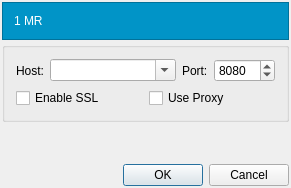
<?xml version="1.0" encoding="UTF-8"?>
<ui version="4.0">
 <class>HostEditor</class>
 <widget class="QDialog" name="HostEditor">
  <property name="geometry">
   <rect>
    <x>0</x>
    <y>0</y>
    <width>291</width>
    <height>188</height>
   </rect>
  </property>
  <property name="windowTitle">
   <string>Host Attributes</string>
  </property>
  <layout class="QVBoxLayout" name="verticalLayout_3">
   <property name="spacing">
    <number>2</number>
   </property>
   <property name="leftMargin">
    <number>2</number>
   </property>
   <property name="topMargin">
    <number>2</number>
   </property>
   <property name="rightMargin">
    <number>2</number>
   </property>
   <property name="bottomMargin">
    <number>2</number>
   </property>
   <item>
    <widget class="QFrame" name="frame">
     <property name="styleSheet">
      <string notr="true">background-color:rgb(1, 148, 199)</string>
     </property>
     <property name="frameShape">
      <enum>QFrame::StyledPanel</enum>
     </property>
     <property name="frameShadow">
      <enum>QFrame::Raised</enum>
     </property>
     <layout class="QVBoxLayout" name="verticalLayout">
      <item>
       <widget class="QLabel" name="TitleLabel">
        <property name="styleSheet">
         <string notr="true">color:rgb(255, 255, 255)</string>
        </property>
        <property name="text">
         <string>1 MR</string>
        </property>
       </widget>
      </item>
     </layout>
    </widget>
   </item>
   <item>
    <widget class="QGroupBox" name="groupBox">
     <property name="title">
      <string/>
     </property>
     <layout class="QVBoxLayout" name="verticalLayout_2">
      <item>
       <layout class="QHBoxLayout" name="horizontalLayout">
        <item>
         <widget class="QLabel" name="label">
          <property name="text">
           <string>Host:</string>
          </property>
         </widget>
        </item>
        <item>
         <widget class="QComboBox" name="HostCombo">
          <property name="sizePolicy">
           <sizepolicy hsizetype="Expanding" vsizetype="Fixed">
            <horstretch>0</horstretch>
            <verstretch>0</verstretch>
           </sizepolicy>
          </property>
          <property name="editable">
           <bool>true</bool>
          </property>
         </widget>
        </item>
        <item>
         <widget class="QLabel" name="label_2">
          <property name="text">
           <string>Port:</string>
          </property>
         </widget>
        </item>
        <item>
         <widget class="QSpinBox" name="PortSpin">
          <property name="maximum">
           <number>65535</number>
          </property>
          <property name="value">
           <number>8080</number>
          </property>
         </widget>
        </item>
       </layout>
      </item>
      <item>
       <layout class="QHBoxLayout" name="horizontalLayout_2">
        <item>
         <widget class="QCheckBox" name="EnableSslCheck">
          <property name="text">
           <string>Enable SSL</string>
          </property>
         </widget>
        </item>
        <item>
         <widget class="QCheckBox" name="EnableProxyCheck">
          <property name="text">
           <string>Use Proxy</string>
          </property>
         </widget>
        </item>
       </layout>
      </item>
     </layout>
    </widget>
   </item>
   <item>
    <spacer name="verticalSpacer">
     <property name="orientation">
      <enum>Qt::Vertical</enum>
     </property>
     <property name="sizeHint" stdset="0">
      <size>
       <width>20</width>
       <height>0</height>
      </size>
     </property>
    </spacer>
   </item>
   <item>
    <widget class="QDialogButtonBox" name="buttonBox">
     <property name="standardButtons">
      <set>QDialogButtonBox::Cancel|QDialogButtonBox::Ok</set>
     </property>
    </widget>
   </item>
  </layout>
 </widget>
 <layoutdefault spacing="6" margin="11"/>
 <resources/>
 <connections/>
</ui>
